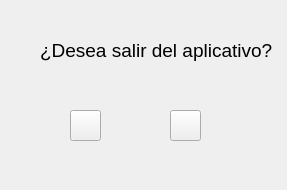
<?xml version="1.0" encoding="UTF-8"?>
<ui version="4.0">
 <class>salirwind</class>
 <widget class="QWidget" name="salirwind">
  <property name="geometry">
   <rect>
    <x>0</x>
    <y>0</y>
    <width>287</width>
    <height>190</height>
   </rect>
  </property>
  <property name="windowTitle">
   <string>Salir</string>
  </property>
  <property name="windowIcon">
   <iconset>
    <normaloff>img/exclamation_warning_15590.ico</normaloff>img/exclamation_warning_15590.ico</iconset>
  </property>
  <widget class="QLabel" name="label">
   <property name="geometry">
    <rect>
     <x>40</x>
     <y>30</y>
     <width>241</width>
     <height>41</height>
    </rect>
   </property>
   <property name="font">
    <font>
     <pointsize>14</pointsize>
    </font>
   </property>
   <property name="text">
    <string>¿Desea salir del aplicativo?</string>
   </property>
  </widget>
  <widget class="QPushButton" name="btnSalir">
   <property name="geometry">
    <rect>
     <x>70</x>
     <y>110</y>
     <width>31</width>
     <height>31</height>
    </rect>
   </property>
   <property name="text">
    <string/>
   </property>
   <property name="icon">
    <iconset>
     <normaloff>img/tickcirclehd_106142.ico</normaloff>img/tickcirclehd_106142.ico</iconset>
   </property>
   <property name="iconSize">
    <size>
     <width>45</width>
     <height>45</height>
    </size>
   </property>
  </widget>
  <widget class="QPushButton" name="btnCancelar">
   <property name="geometry">
    <rect>
     <x>170</x>
     <y>110</y>
     <width>31</width>
     <height>31</height>
    </rect>
   </property>
   <property name="text">
    <string/>
   </property>
   <property name="icon">
    <iconset>
     <normaloff>img/crosscircleregular_106260.ico</normaloff>img/crosscircleregular_106260.ico</iconset>
   </property>
   <property name="iconSize">
    <size>
     <width>45</width>
     <height>45</height>
    </size>
   </property>
  </widget>
 </widget>
 <resources/>
 <connections/>
</ui>
